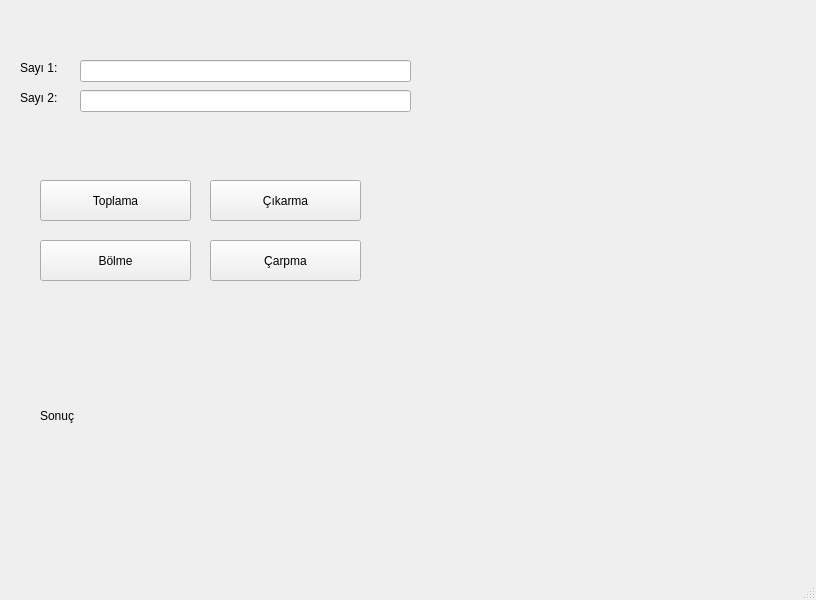
<?xml version="1.0" encoding="UTF-8"?>
<ui version="4.0">
 <class>MainWindow</class>
 <widget class="QMainWindow" name="MainWindow">
  <property name="geometry">
   <rect>
    <x>0</x>
    <y>0</y>
    <width>816</width>
    <height>600</height>
   </rect>
  </property>
  <property name="windowTitle">
   <string>MainWindow</string>
  </property>
  <widget class="QWidget" name="centralwidget">
   <widget class="QLabel" name="label">
    <property name="geometry">
     <rect>
      <x>20</x>
      <y>60</y>
      <width>55</width>
      <height>16</height>
     </rect>
    </property>
    <property name="text">
     <string>Sayı 1:</string>
    </property>
   </widget>
   <widget class="QLabel" name="label_2">
    <property name="geometry">
     <rect>
      <x>20</x>
      <y>90</y>
      <width>55</width>
      <height>16</height>
     </rect>
    </property>
    <property name="text">
     <string>Sayı 2:</string>
    </property>
   </widget>
   <widget class="QLineEdit" name="txt_sayi1">
    <property name="geometry">
     <rect>
      <x>80</x>
      <y>60</y>
      <width>331</width>
      <height>22</height>
     </rect>
    </property>
   </widget>
   <widget class="QLineEdit" name="txt_sayi2">
    <property name="geometry">
     <rect>
      <x>80</x>
      <y>90</y>
      <width>331</width>
      <height>22</height>
     </rect>
    </property>
   </widget>
   <widget class="QPushButton" name="btn_toplama">
    <property name="geometry">
     <rect>
      <x>40</x>
      <y>180</y>
      <width>151</width>
      <height>41</height>
     </rect>
    </property>
    <property name="text">
     <string>Toplama</string>
    </property>
   </widget>
   <widget class="QPushButton" name="btn_cikarma">
    <property name="geometry">
     <rect>
      <x>210</x>
      <y>180</y>
      <width>151</width>
      <height>41</height>
     </rect>
    </property>
    <property name="text">
     <string>Çıkarma</string>
    </property>
   </widget>
   <widget class="QPushButton" name="btn_bolme">
    <property name="geometry">
     <rect>
      <x>40</x>
      <y>240</y>
      <width>151</width>
      <height>41</height>
     </rect>
    </property>
    <property name="text">
     <string>Bölme</string>
    </property>
   </widget>
   <widget class="QPushButton" name="btn_carpma">
    <property name="geometry">
     <rect>
      <x>210</x>
      <y>240</y>
      <width>151</width>
      <height>41</height>
     </rect>
    </property>
    <property name="text">
     <string>Çarpma</string>
    </property>
   </widget>
   <widget class="QLabel" name="lbl_sonuc">
    <property name="geometry">
     <rect>
      <x>40</x>
      <y>370</y>
      <width>271</width>
      <height>91</height>
     </rect>
    </property>
    <property name="text">
     <string>Sonuç</string>
    </property>
   </widget>
  </widget>
  <widget class="QMenuBar" name="menubar">
   <property name="geometry">
    <rect>
     <x>0</x>
     <y>0</y>
     <width>816</width>
     <height>26</height>
    </rect>
   </property>
  </widget>
  <widget class="QStatusBar" name="statusbar"/>
 </widget>
 <resources/>
 <connections/>
</ui>
